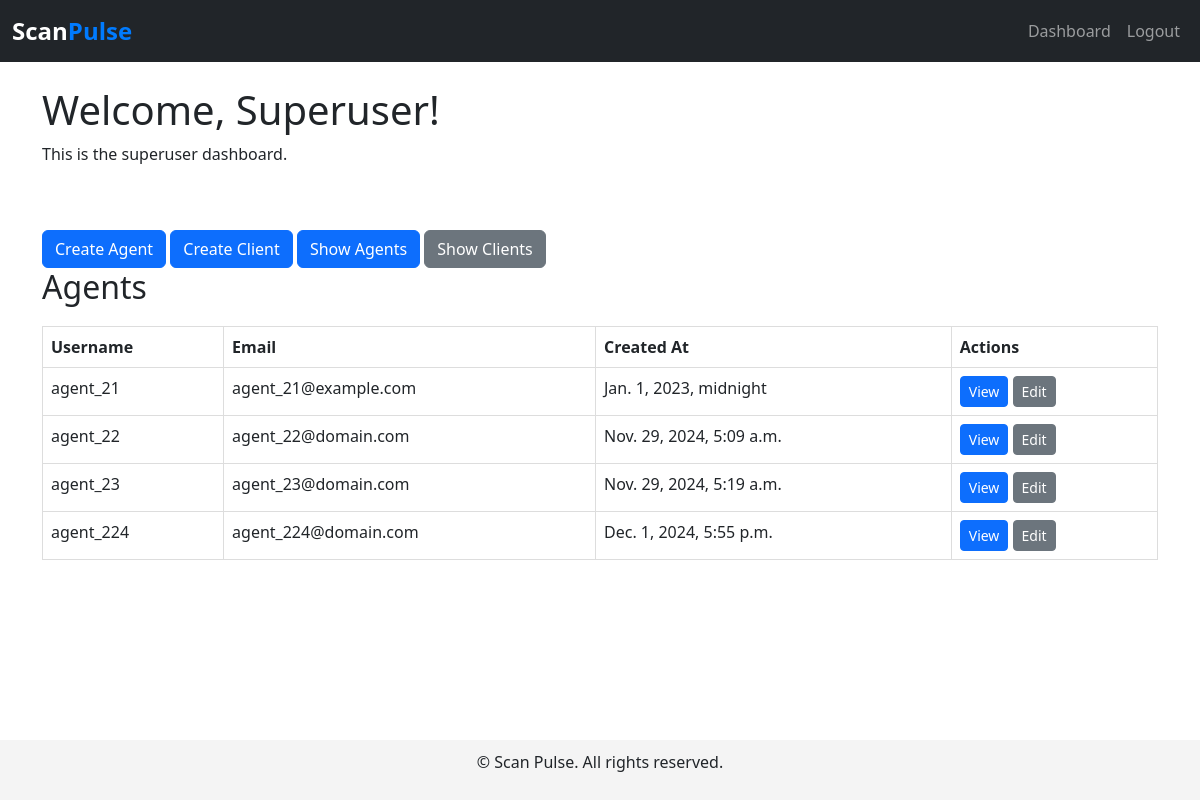
Screenshot of /superuser-dashboard/ (signed in) with the database file from the repository.
### user_management/models.py (models this page shows, shortened)
class CustomUser(AbstractUser):
    email = models.EmailField(unique=True)
    role = models.ForeignKey(Role, on_delete=models.SET_NULL, null=True, blank=True, related_name="users")
    created_by = models.ForeignKey('self', on_delete=models.SET_NULL, null=True, blank=True, related_name="created_users")
    created_at = models.DateTimeField(auto_now_add=True)
    REQUIRED_FIELDS = ['email']

### user_management/views.py (the view)
# urls.py: path('superuser-dashboard/', superuser_dashboard, name='superuser_dashboard'),
@login_required
def superuser_dashboard(request):
    if request.user.role.name != 'Superuser':
        return HttpResponseForbidden("You are not authorized to access this page.")
    agents = CustomUser.objects.filter(role__name='Agent', created_by=request.user)
    superuser_clients = CustomUser.objects.filter(role__name='Client', created_by=request.user)
    agent_clients = CustomUser.objects.filter(
        role__name='Client',
        created_by__in=agents  # Match agents created by this superuser
    )
    clients = superuser_clients.union(agent_clients)
    return render(request, 'superuser_dashboard.html', {
        'agents': agents,
        'clients': clients,
    })

### user_management/templates/superuser_dashboard.html (shortened to what this page needs)
{% extends "base.html" %}
{% block content %}
<h1>Welcome, Superuser!</h1>
<p>This is the superuser dashboard.</p>
<br>
<br>
<a href="{% url 'create_agent' %}" class="btn btn-primary">Create Agent</a>
<a href="{% url 'create_client' %}" class="btn btn-primary">Create Client</a>
<button id="show-agents" class="btn btn-primary">Show Agents</button>
<button id="show-clients" class="btn btn-secondary">Show Clients</button>
<div id="agents-section">
    <h2>Agents</h2>
    <table class="table">
        <thead>
            <tr>
                <th>Username</th>
                <th>Email</th>
                <th>Created At</th>
                <th>Actions</th>
            </tr>
        </thead>
        <tbody>
            {% for agent in agents %}
            <tr>
                <td>{{ agent.username }}</td>
                <td>{{ agent.email }}</td>
                <td>{{ agent.created_at }}</td>
                <td>
                    <a href="{% url 'view_agent' agent.id %}" class="btn btn-primary btn-sm">View</a>
                    <a href="{% url 'edit_agent' agent.id %}" class="btn btn-secondary btn-sm">Edit</a>
                </td>
            </tr>
            {% empty %}
            <tr>
                <td colspan="4">No agents found.</td>
            </tr>
            {% endfor %}
        </tbody>
    </table>
</div>
{% endblock %}

### user_management/templates/base.html (shortened to what this page needs)
<!DOCTYPE html>
<html lang="en">
<head>
    <link href="https://cdn.jsdelivr.net/npm/bootstrap@5.3.0-alpha3/dist/css/bootstrap.min.css" rel="stylesheet">
    <link rel="stylesheet" href="https://cdnjs.cloudflare.com/ajax/libs/font-awesome/6.0.0/css/all.min.css">
</head>
<body>
    <div class="wrapper">
        <header>
            <nav class="navbar navbar-expand-lg navbar-dark bg-dark">
                <div class="container-fluid">
                    <a class="navbar-brand" href="{% url 'home' %}">
                        <span style="font-weight: bold; font-size: 1.5rem; color: #fff;">
                            Scan<span style="color: #007bff;">Pulse</span>
                        </span>
                    </a>
                    <div class="collapse navbar-collapse" id="navbarNav">
                        <ul class="navbar-nav ms-auto">
                            {% if user.is_authenticated %}
                                {% if user.role.name == 'Superuser' %}
                                    <li class="nav-item"><a class="nav-link" href="{% url 'superuser_dashboard' %}">Dashboard</a></li>
                                {% elif user.role.name == 'Agent' %}
                                    <li class="nav-item"><a class="nav-link" href="{% url 'agent_dashboard' %}">Agent Dashboard</a></li>
                                {% elif user.role.name == 'Client' %}
                                    <li class="nav-item"><a class="nav-link" href="{% url 'client_dashboard' %}">Client Dashboard</a></li>
                                {% endif %}
                                <li class="nav-item"><a class="nav-link" href="{% url 'logout' %}">Logout</a></li>
                            {% else %}
                                <li class="nav-item"><a class="nav-link" href="{% url 'login' %}">Login</a></li>
                            {% endif %}
                        </ul>
                    </div>
                </div>
            </nav>
        </header>
        <main class="content container mt-4">
            {% block content %}{% endblock %}
        </main>
        <footer>
            <p>&copy; {{ year }} Scan Pulse. All rights reserved.</p>
        </footer>
    </div>
</body>
</html>

### user_management/templates/base.html (style rules this page uses)
html, body { height: 100%; margin: 0; }
.wrapper { display: flex; flex-direction: column; min-height: 100vh; }
.content { flex: 1; }
footer { background-color: #f4f4f4; text-align: center; padding: 10px 0; position: relative; bottom: 0; width: 100%; }

### user_management/templates/superuser_dashboard.html (style rules this page uses)
table { width: 100%; border-collapse: collapse; margin-top: 20px; }
th, td { border: 1px solid #ddd; padding: 8px; text-align: left; }
th { background-color: #f4f4f4; }

### rows the page displays
CustomUser: username "agent_21", email "agent_21@example.com", created_at "Jan. 1, 2023, midnight"
CustomUser: username "agent_22", email "agent_22@domain.com", created_at "Nov. 29, 2024, 5:09 a.m."
CustomUser: username "agent_23", email "agent_23@domain.com", created_at "Nov. 29, 2024, 5:19 a.m."
CustomUser: username "agent_224", email "agent_224@domain.com", created_at "Dec. 1, 2024, 5:55 p.m."
